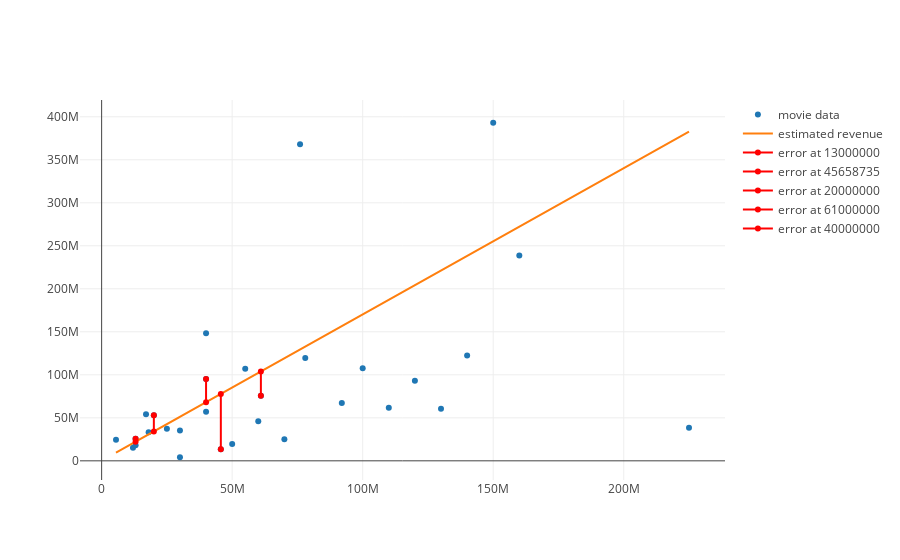

Notebook source saved alongside this figure:
### Code cell
from plotly.offline import iplot, init_notebook_mode
init_notebook_mode(connected=True)

from graph import trace_values, m_b_trace, plot
# movies_trace = trace_values(x_values, y_values, text=titles, name='movie data')
# regression_trace = m_b_trace(1.7, 100000, x_values, name='estimated revenue')
# plot([movies_trace, regression_trace, *errors_for_regression])

### Figure 1 — Plotly figure (JSON) as saved in the notebook; plotly's stock layout.template omitted (floating-point values rounded to 4 significant figures)
{"data": [{"mode": "markers", "name": "movie data", "text": ["21 &amp; Over", "Dredd 3D", "12 Years a Slave", "2 Guns", "42", "47 Ronin", "A Good Day to Die Hard", "About Time", "Admission", "After Earth", "American Hustle", "August: Osage County", "Beautiful Creatures", "Blue Jasmine", "Captain Phillips", "Carrie", "Cloudy with a Chance of Meatballs 2", "Despicable Me 2", "Don Jon", "Elysium", "Ender&#39;s Game", "Epic", "Escape from Planet Earth", "Escape Plan", "Evil Dead", "Fast and Furious 6", "Frozen", "G.I. Joe: Retaliation", "Gangster Squad", "Gloria"], "x": [13000000, 45658735, 20000000, 61000000, 40000000, 225000000, 92000000, 12000000, 13000000, 130000000, 40000000, 25000000, 50000000, 18000000, 55000000, 30000000, 78000000, 76000000, 5500000, 120000000, 110000000, 100000000, 40000000, 70000000, 17000000, 160000000, 150000000, 140000000, 60000000, 30000000], "y": [25682380, 13414714, 53107035, 75612460, 95020213, 38362475, 67349198, 15323921, 18007317, 60522097, 148430908, 37304874, 19452138, 33345833, 107136417, 35266619, 119640264, 368065385, 24477704, 93050117, 61737191, 107518682, 57012977, 25213103, 54239856, 238679850, 393050114, 122523060, 46000903, 4167493]}, {"mode": "line", "name": "estimated revenue", "x": [13000000, 45658735, 20000000, 61000000, 40000000, 225000000, 92000000, 12000000, 13000000, 130000000, 40000000, 25000000, 50000000, 18000000, 55000000, 30000000, 78000000, 76000000, 5500000, 120000000, 110000000, 100000000, 40000000, 70000000, 17000000, 160000000, 150000000, 140000000, 60000000, 30000000], "y": [22200000, 77720000.0, 34100000, 103800000, 68100000, 382600000, 156500000, 20500000, 22200000, 221100000, 68100000, 42600000, 85100000, 30700000, 93600000, 51100000, 132700000, 129300000, 9450000, 204100000, 187100000, 170100000, 68100000, 119100000, 29000000, 272100000, 255100000, 238100000, 102100000, 51100000]}, {"marker": {"color": "red"}, "mode": "line", "name": "error at 13000000", "x": [13000000, 13000000], "y": [25682380, 22200000]}, {"marker": {"color": "red"}, "mode": "line", "name": "error at 45658735", "x": [45658735, 45658735], "y": [13414714, 77720000.0]}, {"marker": {"color": "red"}, "mode": "line", "name": "error at 20000000", "x": [20000000, 20000000], "y": [53107035, 34100000]}, {"marker": {"color": "red"}, "mode": "line", "name": "error at 61000000", "x": [61000000, 61000000], "y": [75612460, 103800000]}, {"marker": {"color": "red"}, "mode": "line", "name": "error at 40000000", "x": [40000000, 40000000], "y": [95020213, 68100000]}], "layout": {}}
